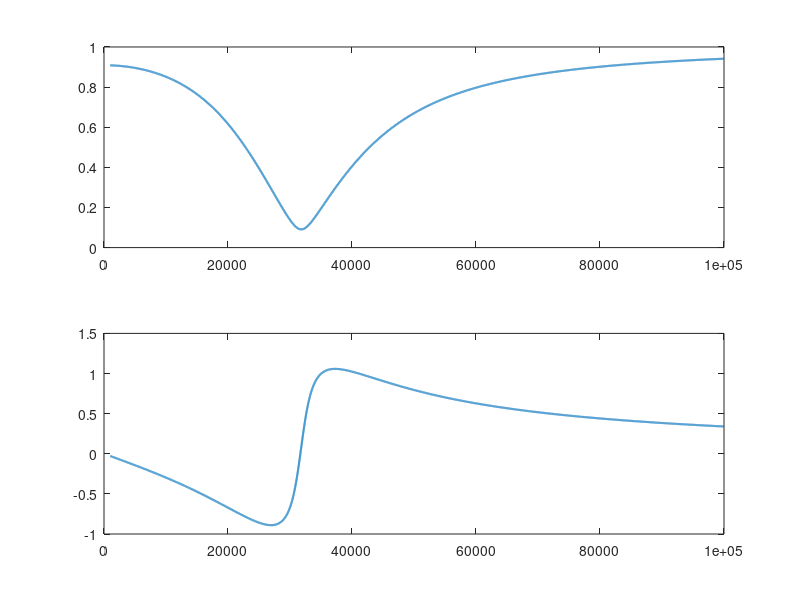

MATLAB code for this plot:
clc;clear;
close all;

%%
L = 5e-3;
% L= 1e-5;
C = 5e-9;
R = 100;
R0 = 1000;
% f0 = sqrt(1/C/L)/2/pi

f = 1e3:10:10e4;
w = 2*pi*f;

% H = 1./(1-1j./(R*(w*C-1./w/L)) );
% H = 1./( (R+R0)/R0 + 1j*w*L./(-w.^2*C*L+1) );
% H = 1./ ( 1/R0*(R+1j*w*L)./(-w.^2*L+1j*w*R*C+1)+1 ); 
H = R0./( (R+1j.*w*L)./(1j.*w*C)./(R+1j.*w*L+1./(1j.*w*C)) +R0);

figure
subplot(211)
plot(f,abs(H),'Linewidth',1.5);
subplot(212)
plot(f,angle(H),'Linewidth',1.5);


